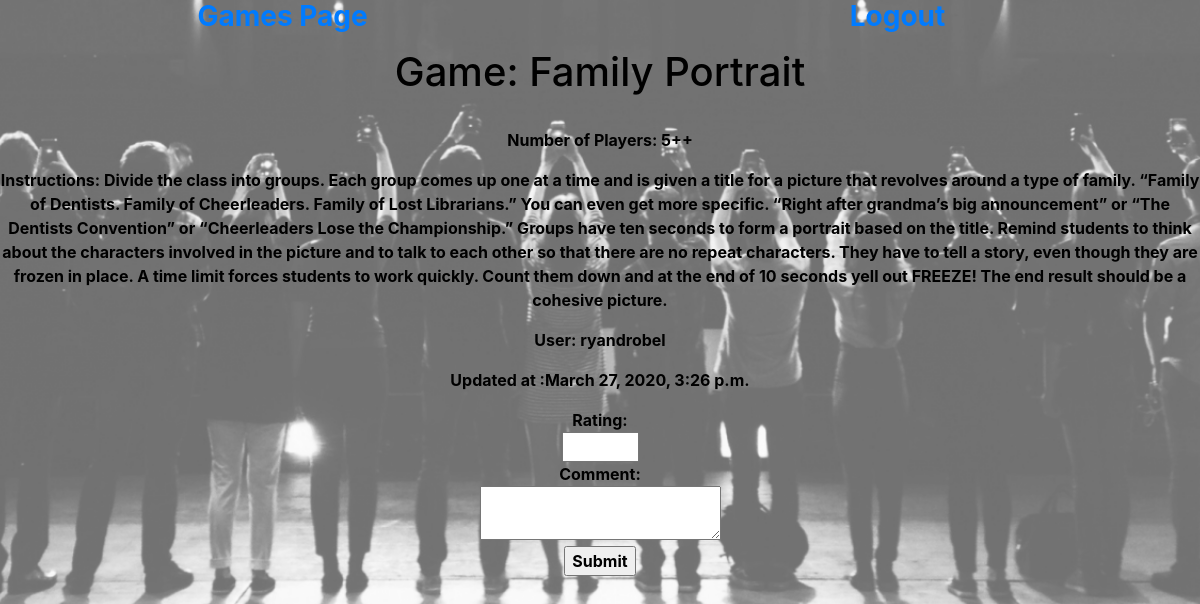
The page /games/16/view on the database its author committed.
### games/models.py (models this page shows)
class Game(models.Model):
    game_name = models.TextField()
    number_of_players = models.TextField()
    instructions = models.TextField()
    creator = models.ForeignKey(User, related_name = 'games', on_delete = models.CASCADE)
    created_at = models.DateTimeField(auto_now_add = True)
    updated_at = models.DateTimeField(auto_now = True)
    objects = GameManager()

### login/models.py (models this page shows)
class User(models.Model):
    first_name = models.CharField(max_length=32)
    last_name = models.CharField(max_length=32)
    email = models.CharField(max_length=254)
    password = models.CharField(max_length=60)
    username = models.CharField(max_length=32)
    created_at = models.DateTimeField(auto_now_add=True)
    updated_at = models.DateTimeField(auto_now=True)
    objects = UserManager()

### games/views.py (the view)
# urls.py: path('<int:game_id>/view', views.view_game),
def view_game(request, game_id):
    context = {
        'game': Game.objects.get(id = game_id),
    }
    return render(request, 'view_game.html', context)

### games/templates/view_game.html (shortened to what this page needs)
<!DOCTYPE html>
<html lang="en">
<head>
    {% load static %}
    <link rel="stylesheet" href="https://stackpath.bootstrapcdn.com/bootstrap/4.3.1/css/bootstrap.min.css"
>
    <link rel="stylesheet" href="{% static 'css/view_game_style.css' %}">
    </head>
<body>
    <div class='row'>
        <div class='col'>
            <h3><a href='/games'>Games Page</a></h3>
        </div>
        <div class='col'>
            <h3><a href='/logout'>Logout</a></h3>
        </div><br><br>
    </div>
    <h1>Game: {{ game.game_name }}</h1><br>
    <div class='row'>
        <div class='col'>
            <p>Number of Players: {{ game.number_of_players }}</p>
            <p>Instructions: {{ game.instructions }}</p>
            <p>User: {{ game.creator.username }}</p>
            <p>Updated at :{{ game.updated_at }}</p>
        </div>
    </div>
    <form action='create_review' method='POST'>
        Rating:<br>
        <input type='number' name='rating' min='1' max='5'><br>
        Comment:<br>
        <textarea name='comment'></textarea> <br>
        <input type='submit'>
    </form>
</body>
</html>

### games/static/css/view_game_style.css (style rules this page uses)
* { color: rgb(0, 0, 0); text-align: center; text-decoration: none; font-weight: bold; }
body::after { content: ""; background-image:url('../img/view.png'); background-repeat: no-repeat; background-position: center; background-size: cover; background-attachment: scroll; opacity: 0.6; top: 0; left: 0; bottom: 0; right: 0; position: fixed; z-index: -1; }
h3 { margin-right: 20px; }

### rows shown on the page
Game: game_name "Family Portrait", number_of_players "5++", instructions "Divide the class into groups. Each group comes up one at a time and is given a title for a picture that revolves around a type of family. “Family of Dentists. Family of Cheerleaders. Family of Lost Librarians.” You can even get more specific. “Right after grandma’s big announcement” or “The Dentists Convention” or “Cheerleaders Lose the Championship.” Groups have ten seconds to form a portrait based on the title. Remind students to think about the characters involved in the picture and to talk to each other so that there are no repeat characters. They have to tell a story, even though they are frozen in place. A time limit forces students to work quickly. Count them down and at the end of…", creator.username "ryandrobel", updated_at "March 27, 2020, 3:26 p.m."
